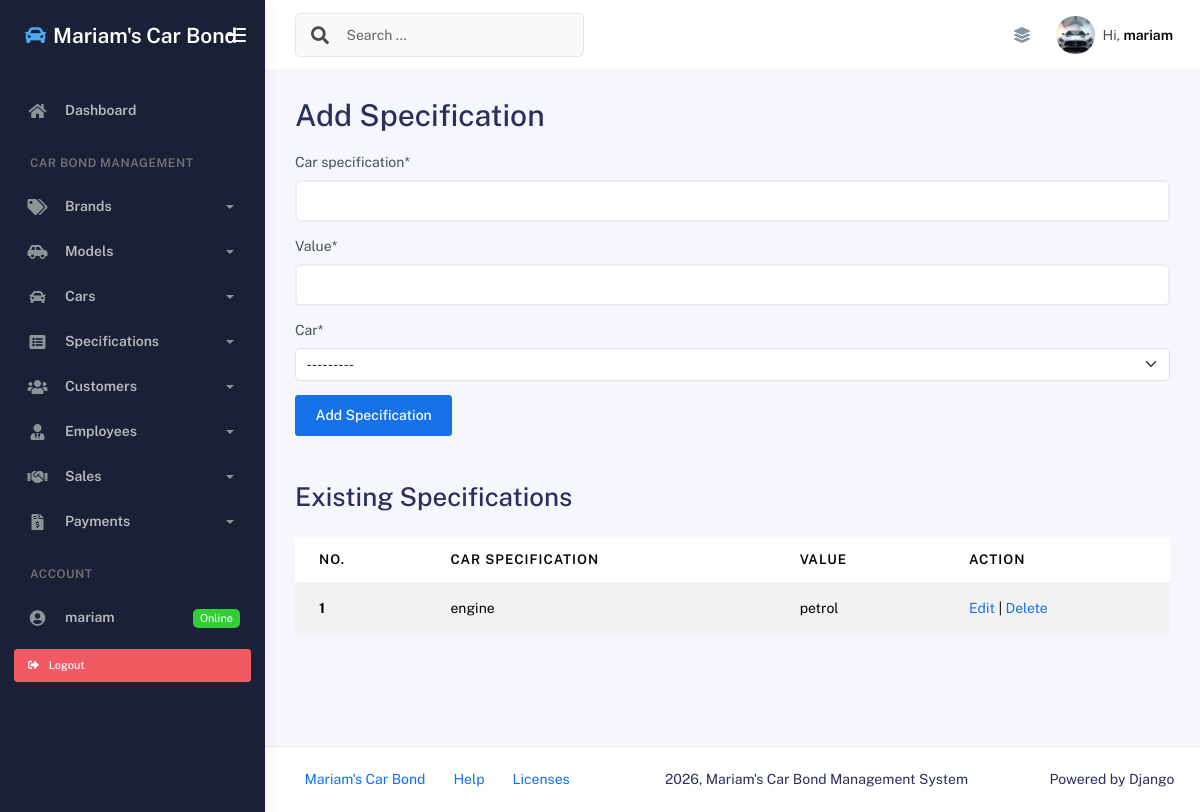
The page /add_specification/ (signed in) on the database its author committed.
### App/models.py (models this page shows, shortened)
class Specification(models.Model):
    car_specification = models.CharField(max_length=50)
    value = models.CharField(max_length=50)
    car = models.ForeignKey(Car, on_delete=models.CASCADE)

### App/views.py (the view)
# urls.py: path('add_specification/', add_specification_view, name='add_specification_page'),
@login_required
def add_specification_view(req):
    message = None
    if req.method == "POST":
        specification_form = SpecificationForm(req.POST)
        if specification_form.is_valid():
            specification_form.save()
            message = "Specification Added Successfully"
            specification_form = SpecificationForm()
    else:
        specification_form = SpecificationForm()
    specifications = Specification.objects.all()
    context = {'form': specification_form,
    'msg':message, 'specifications':specifications}
    return render(req, "add_specification.html", context)

### App/forms.py
class SpecificationForm(DjangoModelForm):
    class Meta:
        model = Specification
        fields = '__all__'

### App/models.py (called while the page is built)
    def __str__(self):
        return f"{self.model} ({self.color})"

### App/templates/add_specification.html (shortened to what this page needs)
{% extends 'base.html' %}
{% load crispy_forms_tags %}
{% block content %}
    <h1>Add Specification</h1>
    <form method="POST" class="mt-3 mb-5">
        {{ form|crispy }}
        <input type="submit" value="Add Specification" class="btn btn-primary">
    </form>
    <h2>Existing Specifications</h2>
    <div class="table-responsive">
    <table class="table table-striped mt-3">
        <thead>
            <tr>
                <th scope="col">No.</th>
                <th scope="col">Car Specification</th>
                <th scope="col">Value</th>
                <th scope="col">Action</th>
            </tr>
        </thead>
        <tbody>
            {% for specification in specifications %}
            <tr>
                <th scope="row">{{ specification.id }}</th>
                <td>{{ specification.car_specification }}</td>
                <td>{{ specification.value }}</td>
                <td>
                    <a href="{% url 'edit_specification_page' specification.id %}">Edit</a> |
                    <a href="{% url 'delete_specification_page' specification.id %}"
                       onclick="return confirm('Are you sure you want to delete this Specification?')">Delete</a>
                </td>
            </tr>
            {% empty %}
            <tr>
                <td colspan="4" class="text-center">No specifications added yet.</td>
            </tr>
            {% endfor %}
        </tbody>
    </table>
    </div>
{% endblock content %}

### App/templates/base.html (shortened to what this page needs)
{% load static %}
<!DOCTYPE html>
<html lang="en">
<head>
    <link rel="stylesheet" href="{% static 'assets/css/bootstrap.min.css' %}" />
    <link rel="stylesheet" href="{% static 'assets/css/plugins.min.css' %}" />
    <link rel="stylesheet" href="{% static 'assets/css/kaiadmin.min.css' %}" />
</head>
<body>
    <div class="wrapper">
      <div class="sidebar" data-background-color="dark">
        <div class="sidebar-logo">
          <div class="logo-header" data-background-color="dark">
            <a href="{% url 'index_page' %}" class="logo text-white text-decoration-none d-flex align-items-center">
              <i class="fas fa-car text-info me-2 fs-4"></i>
              <span class="fw-bold fs-4 text-white">Mariam's Car Bond</span>
            </a>
            <div class="nav-toggle">
              <button class="btn btn-toggle toggle-sidebar">
                <i class="gg-menu-right"></i>
              </button>
            </div>
          </div>
        </div>
        <div class="sidebar-wrapper scrollbar scrollbar-inner">
          <div class="sidebar-content">
            <ul class="nav nav-secondary">
              <li class="nav-item">
                <a href="{% url 'index_page' %}">
                  <i class="fas fa-home"></i>
                  <p>Dashboard</p>
                </a>
              </li>
              <li class="nav-section">
                <h4 class="text-section">Car Bond Management</h4>
              </li>
              <li class="nav-item">
                <a data-bs-toggle="collapse" href="#brandsMenu">
                  <i class="fas fa-tags"></i>
                  <p>Brands</p>
                  <span class="caret"></span>
                </a>
              </li>
              <li class="nav-item">
                <a data-bs-toggle="collapse" href="#modelsMenu">
                  <i class="fas fa-car-side"></i>
                  <p>Models</p>
                  <span class="caret"></span>
                </a>
              </li>
              <li class="nav-item">
                <a data-bs-toggle="collapse" href="#carsMenu">
                  <i class="fas fa-car"></i>
                  <p>Cars</p>
                  <span class="caret"></span>
                </a>
              </li>
              <li class="nav-item">
                <a data-bs-toggle="collapse" href="#specsMenu">
                  <i class="fas fa-list-alt"></i>
                  <p>Specifications</p>
                  <span class="caret"></span>
                </a>
              </li>
              <li class="nav-item">
                <a data-bs-toggle="collapse" href="#customersMenu">
                  <i class="fas fa-users"></i>
                  <p>Customers</p>
                  <span class="caret"></span>
                </a>
              </li>
              <li class="nav-item">
                <a data-bs-toggle="collapse" href="#employeesMenu">
                  <i class="fas fa-user-tie"></i>
                  <p>Employees</p>
                  <span class="caret"></span>
                </a>
              </li>
              <li class="nav-item">
                <a data-bs-toggle="collapse" href="#salesMenu">
                  <i class="fas fa-handshake"></i>
                  <p>Sales</p>
                  <span class="caret"></span>
                </a>
              </li>
              <li class="nav-item">
                <a data-bs-toggle="collapse" href="#paymentsMenu">
                  <i class="fas fa-file-invoice-dollar"></i>
                  <p>Payments</p>
                  <span class="caret"></span>
                </a>
              </li>
              <li class="nav-section">
                <h4 class="text-section">Account</h4>
              </li>
              {% if user.is_authenticated %}
                <li class="nav-item">
                  <a href="#">
                    <i class="fas fa-user-circle"></i>
                    <p>{{ user.username }}</p>
                    <span class="badge badge-success">Online</span>
                  </a>
                </li>
                <li class="nav-item px-3 py-2">
                  <form method="POST" action="{% url 'logout' %}">
                    <button type="submit" class="btn btn-danger btn-sm w-100 text-start">
                      <i class="fas fa-sign-out-alt me-2"></i> Logout
                    </button>
                  </form>
                </li>
              {% endif %}
            </ul>
          </div>
        </div>
      </div>
      <div class="main-panel">
        <div class="main-header">
          <nav
            class="navbar navbar-header navbar-header-transparent navbar-expand-lg border-bottom"
          >
            <div class="container-fluid">
              <nav
                class="navbar navbar-header-left navbar-expand-lg navbar-form nav-search p-0 d-none d-lg-flex"
              >
                <div class="input-group">
                  <div class="input-group-prepend">
                    <button type="submit" class="btn btn-search pe-1">
                      <i class="fa fa-search search-icon"></i>
                    </button>
                  </div>
                  <input
                    type="text"
                    placeholder="Search ..."
                    class="form-control"
                  />
                </div>
              </nav>
              <ul class="navbar-nav topbar-nav ms-md-auto align-items-center">
                <li class="nav-item topbar-icon dropdown hidden-caret">
                  <a
                    class="nav-link"
                    data-bs-toggle="dropdown"
                    href="#"
                    aria-expanded="false"
                  >
                    <i class="fas fa-layer-group"></i>
                  </a>
                </li>
                <li class="nav-item topbar-user dropdown hidden-caret">
                  <a
                    class="dropdown-toggle profile-pic"
                    data-bs-toggle="dropdown"
                    href="#"
                    aria-expanded="false"
                  >
                    <div class="avatar-sm">
                      <img
                        src="{% static 'assets/img/car.jpg.jpg' %}"
                        alt="Car profile image"
                        class="avatar-img rounded-circle"
                      />
                    </div>
                    <span class="profile-username">
                      <span class="op-7">Hi,</span>
                      <span class="fw-bold">{{ user.username|default:"Guest" }}</span>
                    </span>
                  </a>
                </li>
              </ul>
            </div>
          </nav>
        </div>
        <div class="container">
          <div class="page-inner">
            {% block content %}
            {% endblock content %}
          </div>
        </div>
        <footer class="footer">
          <div class="container-fluid d-flex justify-content-between">
            <nav class="pull-left">
              <ul class="nav">
                <li class="nav-item">
                  <a class="nav-link" href="{% url 'index_page' %}">
                    Mariam's Car Bond
                  </a>
                </li>
                <li class="nav-item">
                  <a class="nav-link" href="#"> Help </a>
                </li>
                <li class="nav-item">
                  <a class="nav-link" href="#"> Licenses </a>
                </li>
              </ul>
            </nav>
            <div class="copyright">
              2026, Mariam's Car Bond Management System
            </div>
            <div>
              Powered by Django
            </div>
          </div>
        </footer>
      </div>
    </div>
</body>
</html>

### rows shown on the page
Specification: id "1", car_specification "engine", value "petrol"

### other values the page prints
{{ user.username }} "mariam"
{{ user.username|default:"Guest" }} "mariam"
